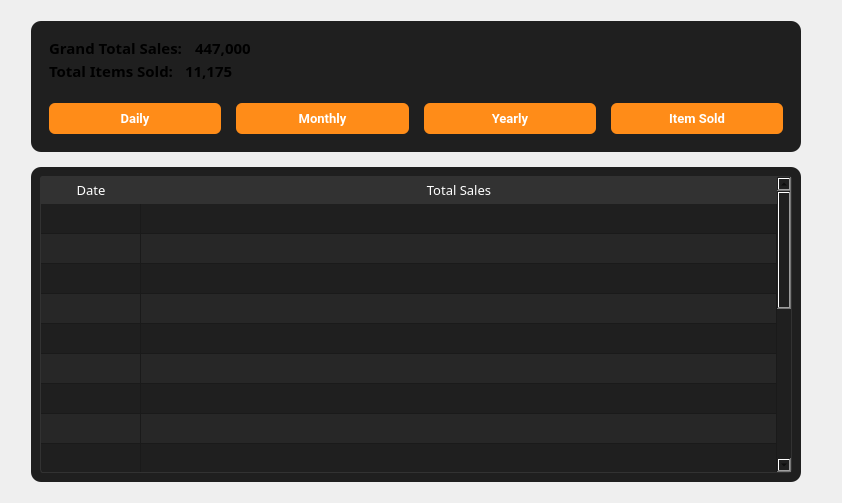
         <widget class="QWidget" name="sales_report">
          <layout class="QGridLayout" name="gridLayout_3">
           <item row="0" column="0">
            <layout class="QVBoxLayout" name="verticalLayout_9">
             <property name="spacing">
              <number>15</number>
             </property>
             <property name="leftMargin">
              <number>20</number>
             </property>
             <property name="topMargin">
              <number>10</number>
             </property>
             <property name="rightMargin">
              <number>30</number>
             </property>
             <property name="bottomMargin">
              <number>10</number>
             </property>
             <item alignment="Qt::AlignmentFlag::AlignTop">
              <widget class="QWidget" name="widget_27" native="true">
               <property name="minimumSize">
                <size>
                 <width>770</width>
                 <height>131</height>
                </size>
               </property>
               <property name="maximumSize">
                <size>
                 <width>16777215</width>
                 <height>131</height>
                </size>
               </property>
               <property name="styleSheet">
                <string notr="true">background-color: #1F1F1F;
border-radius: 10px;

</string>
               </property>
               <layout class="QVBoxLayout" name="verticalLayout_10">
                <item>
                 <widget class="QWidget" name="widget_29" native="true">
                  <layout class="QVBoxLayout" name="verticalLayout_11">
                   <item>
                    <layout class="QHBoxLayout" name="horizontalLayout_27">
                     <item>
                      <widget class="QLabel" name="label_10">
                       <property name="minimumSize">
                        <size>
                         <width>50</width>
                         <height>0</height>
                        </size>
                       </property>
                       <property name="maximumSize">
                        <size>
                         <width>140</width>
                         <height>16777215</height>
                        </size>
                       </property>
                       <property name="font">
                        <font>
                         <family>Poppins SemiBold</family>
                         <pointsize>11</pointsize>
                         <bold>true</bold>
                        </font>
                       </property>
                       <property name="text">
                        <string>Grand Total Sales: </string>
                       </property>
                      </widget>
                     </item>
                     <item>
                      <widget class="QLabel" name="label_11">
                       <property name="font">
                        <font>
                         <family>Poppins SemiBold</family>
                         <pointsize>11</pointsize>
                         <bold>true</bold>
                        </font>
                       </property>
                       <property name="text">
                        <string>447,000</string>
                       </property>
                      </widget>
                     </item>
                    </layout>
                   </item>
                   <item>
                    <layout class="QHBoxLayout" name="horizontalLayout_28">
                     <item>
                      <widget class="QLabel" name="label_18">
                       <property name="minimumSize">
                        <size>
                         <width>130</width>
                         <height>0</height>
                        </size>
                       </property>
                       <property name="maximumSize">
                        <size>
                         <width>130</width>
                         <height>16777215</height>
                        </size>
                       </property>
                       <property name="font">
                        <font>
                         <family>Poppins SemiBold</family>
                         <pointsize>11</pointsize>
                         <bold>true</bold>
                        </font>
                       </property>
                       <property name="text">
                        <string>Total Items Sold: </string>
                       </property>
                      </widget>
                     </item>
                     <item>
                      <widget class="QLabel" name="label_21">
                       <property name="font">
                        <font>
                         <family>Poppins SemiBold</family>
                         <pointsize>11</pointsize>
                         <bold>true</bold>
                        </font>
                       </property>
                       <property name="text">
                        <string>11,175</string>
                       </property>
                      </widget>
                     </item>
                    </layout>
                   </item>
                  </layout>
                 </widget>
                </item>
                <item>
                 <widget class="QWidget" name="widget_30" native="true">
                  <property name="styleSheet">
                   <string notr="true"/>
                  </property>
                  <layout class="QHBoxLayout" name="horizontalLayout_2">
                   <property name="spacing">
                    <number>15</number>
                   </property>
                   <item>
                    <widget class="QPushButton" name="pushButton_6">
                     <property name="minimumSize">
                      <size>
                       <width>0</width>
                       <height>31</height>
                      </size>
                     </property>
                     <property name="maximumSize">
                      <size>
                       <width>16777215</width>
                       <height>31</height>
                      </size>
                     </property>
                     <property name="font">
                      <font>
                       <family>Roboto</family>
                       <pointsize>10</pointsize>
                       <bold>true</bold>
                      </font>
                     </property>
                     <property name="styleSheet">
                      <string notr="true">QPushButton {
    padding: 6px 14px;
    font-family: &quot;Roboto&quot;, sans-serif;
    border-radius: 6px;
    border: none;
    color: white;
    background: #FF8C18;
    box-shadow: 0px 0.5px 1.5px rgba(54, 122, 246, 0.25), inset 0px 0.8px 0px -0.25px rgba(255, 255, 255, 0.2);
    user-select: none;
    -webkit-user-select: none;
    touch-action: manipulation;
    transition: background-color 0.2s, box-shadow 0.2s; 
}
QPushButton::checked {
    background-color: #B7B7B7;
    box-shadow: 0px 1px 2px rgba(0, 0, 0, 0.5) inset;
	color:black;
}
QPushButton:hover {
    background-color: #FFA54E; 
}</string>
                     </property>
                     <property name="text">
                      <string>Daily</string>
                     </property>
                     <property name="checkable">
                      <bool>true</bool>
                     </property>
                     <property name="autoExclusive">
                      <bool>true</bool>
                     </property>
                    </widget>
                   </item>
                   <item>
                    <widget class="QPushButton" name="pushButton_7">
                     <property name="minimumSize">
                      <size>
                       <width>0</width>
                       <height>31</height>
                      </size>
                     </property>
                     <property name="maximumSize">
                      <size>
                       <width>16777215</width>
                       <height>31</height>
                      </size>
                     </property>
                     <property name="font">
                      <font>
                       <family>Roboto</family>
                       <pointsize>10</pointsize>
                       <bold>true</bold>
                      </font>
                     </property>
                     <property name="styleSheet">
                      <string notr="true">QPushButton {
    padding: 6px 14px;
    font-family: &quot;Roboto&quot;, sans-serif;
    border-radius: 6px;
    border: none;
    color: white;
    background: #FF8C18;
    box-shadow: 0px 0.5px 1.5px rgba(54, 122, 246, 0.25), inset 0px 0.8px 0px -0.25px rgba(255, 255, 255, 0.2);
    user-select: none;
    -webkit-user-select: none;
    touch-action: manipulation;
    transition: background-color 0.2s, box-shadow 0.2s; 
}
QPushButton::checked {
    background-color: #B7B7B7;
    box-shadow: 0px 1px 2px rgba(0, 0, 0, 0.5) inset;
	color:black;
}
QPushButton:hover {
    background-color: #FFA54E; 
}</string>
                     </property>
                     <property name="text">
                      <string>Monthly</string>
                     </property>
                     <property name="checkable">
                      <bool>true</bool>
                     </property>
                     <property name="autoExclusive">
                      <bool>true</bool>
                     </property>
                    </widget>
                   </item>
                   <item>
                    <widget class="QPushButton" name="pushButton_8">
                     <property name="minimumSize">
                      <size>
                       <width>0</width>
                       <height>31</height>
                      </size>
                     </property>
                     <property name="maximumSize">
                      <size>
                       <width>16777215</width>
                       <height>31</height>
                      </size>
                     </property>
                     <property name="font">
                      <font>
                       <family>Roboto</family>
                       <pointsize>10</pointsize>
                       <bold>true</bold>
                      </font>
                     </property>
                     <property name="styleSheet">
                      <string notr="true">QPushButton {
    padding: 6px 14px;
    font-family: &quot;Roboto&quot;, sans-serif;
    border-radius: 6px;
    border: none;
    color: white;
    background: #FF8C18;
    box-shadow: 0px 0.5px 1.5px rgba(54, 122, 246, 0.25), inset 0px 0.8px 0px -0.25px rgba(255, 255, 255, 0.2);
    user-select: none;
    -webkit-user-select: none;
    touch-action: manipulation;
    transition: background-color 0.2s, box-shadow 0.2s; 
}
QPushButton::checked {
    background-color: #B7B7B7;
    box-shadow: 0px 1px 2px rgba(0, 0, 0, 0.5) inset;
	color:black;
}
QPushButton:hover {
    background-color: #FFA54E; 
}</string>
                     </property>
                     <property name="text">
                      <string>Yearly</string>
                     </property>
                     <property name="checkable">
                      <bool>true</bool>
                     </property>
                     <property name="autoExclusive">
                      <bool>true</bool>
                     </property>
                    </widget>
                   </item>
                   <item>
                    <widget class="QPushButton" name="pushButton_9">
                     <property name="minimumSize">
                      <size>
                       <width>0</width>
                       <height>31</height>
                      </size>
                     </property>
                     <property name="maximumSize">
                      <size>
                       <width>16777215</width>
                       <height>31</height>
                      </size>
                     </property>
                     <property name="font">
                      <font>
                       <family>Roboto</family>
                       <pointsize>10</pointsize>
                       <bold>true</bold>
                      </font>
                     </property>
                     <property name="styleSheet">
                      <string notr="true">QPushButton {
    padding: 6px 14px;
    font-family: &quot;Roboto&quot;, sans-serif;
    border-radius: 6px;
    border: none;
    color: white;
    background: #FF8C18;
    box-shadow: 0px 0.5px 1.5px rgba(54, 122, 246, 0.25), inset 0px 0.8px 0px -0.25px rgba(255, 255, 255, 0.2);
    user-select: none;
    -webkit-user-select: none;
    touch-action: manipulation;
    transition: background-color 0.2s, box-shadow 0.2s; 
}
QPushButton::checked {
    background-color: #B7B7B7;
    box-shadow: 0px 1px 2px rgba(0, 0, 0, 0.5) inset;
	color:black;
}
QPushButton:hover {
    background-color: #FFA54E; 
}</string>
                     </property>
                     <property name="text">
                      <string>Item Sold</string>
                     </property>
                     <property name="checkable">
                      <bool>true</bool>
                     </property>
                     <property name="autoExclusive">
                      <bool>true</bool>
                     </property>
                    </widget>
                   </item>
                  </layout>
                 </widget>
                </item>
               </layout>
              </widget>
             </item>
             <item>
              <widget class="QWidget" name="widget_28" native="true">
               <property name="sizePolicy">
                <sizepolicy hsizetype="Expanding" vsizetype="Expanding">
                 <horstretch>0</horstretch>
                 <verstretch>0</verstretch>
                </sizepolicy>
               </property>
               <property name="minimumSize">
                <size>
                 <width>701</width>
                 <height>315</height>
                </size>
               </property>
               <property name="maximumSize">
                <size>
                 <width>16777215</width>
                 <height>16777215</height>
                </size>
               </property>
               <property name="styleSheet">
                <string notr="true">QWidget{
	background-color: #1F1F1F;
	border-radius: 10px;
}

</string>
               </property>
               <layout class="QGridLayout" name="gridLayout_4">
                <property name="leftMargin">
                 <number>9</number>
                </property>
                <item row="0" column="0">
                 <widget class="QTableWidget" name="tableWidget_2">
                  <property name="sizePolicy">
                   <sizepolicy hsizetype="Expanding" vsizetype="Expanding">
                    <horstretch>50</horstretch>
                    <verstretch>0</verstretch>
                   </sizepolicy>
                  </property>
                  <property name="styleSheet">
                   <string notr="true">QTableWidget {
    background-color: #1F1F1F;
    border-radius: 3px;
    border: 1px solid rgb(50, 50, 50);
}

QTableWidget::section {
    border: none;
    border-bottom: 1px solid #d0c6ff;
    text-align: center; 
    padding: 3px 5px;
}

QHeaderView::section {
    background-color: rgb(50, 50, 50);
    color: white;
    border: none;
    border-bottom: 1px solid rgb(50, 50, 50);
    text-align: center; 
    padding: 2px 4px;
}

QTableView::item {
    color: white;
    padding: 5px;
    text-align: center; 
}

QTableView::item:alternate {
    background-color: #272727; 
}

QScrollBar:vertical {
    border: none;
    background: #3B3B3B;
    width: 10px;
    margin: 0px 0px 0px 0px;
}

QScrollBar::handle:vertical {
    background-color: #606060;
    min-height: 20px;
    border-radius: 5px;
}

QScrollBar::add-line:vertical,
QScrollBar::sub-line:vertical {
    border: none;
    background: none;
}

QScrollBar::add-page:vertical,
QScrollBar::sub-page:vertical {
    background: none;
}

QScrollBar:hover {
    opacity: 0.7;
}
</string>
                  </property>
                  <property name="alternatingRowColors">
                   <bool>true</bool>
                  </property>
                  <property name="sortingEnabled">
                   <bool>false</bool>
                  </property>
                  <attribute name="horizontalHeaderCascadingSectionResizes">
                   <bool>true</bool>
                  </attribute>
                  <attribute name="horizontalHeaderMinimumSectionSize">
                   <number>50</number>
                  </attribute>
                  <attribute name="horizontalHeaderStretchLastSection">
                   <bool>true</bool>
                  </attribute>
                  <attribute name="verticalHeaderVisible">
                   <bool>false</bool>
                  </attribute>
                  <row>
                   <property name="text">
                    <string/>
                   </property>
                  </row>
                  <row>
                   <property name="text">
                    <string/>
                   </property>
                  </row>
                  <row>
                   <property name="text">
                    <string/>
                   </property>
                  </row>
                  <row>
                   <property name="text">
                    <string/>
                   </property>
                  </row>
                  <row>
                   <property name="text">
                    <string/>
                   </property>
                  </row>
                  <row>
                   <property name="text">
                    <string/>
                   </property>
                  </row>
                  <row>
                   <property name="text">
                    <string/>
                   </property>
                  </row>
                  <row>
                   <property name="text">
                    <string/>
                   </property>
                  </row>
                  <row>
                   <property name="text">
                    <string/>
                   </property>
                  </row>
                  <row>
                   <property name="text">
                    <string/>
                   </property>
                  </row>
                  <row>
                   <property name="text">
                    <string/>
                   </property>
                  </row>
                  <row>
                   <property name="text">
                    <string/>
                   </property>
                  </row>
                  <row>
                   <property name="text">
                    <string/>
                   </property>
                  </row>
                  <row>
                   <property name="text">
                    <string/>
                   </property>
                  </row>
                  <row>
                   <property name="text">
                    <string/>
                   </property>
                  </row>
                  <row>
                   <property name="text">
                    <string/>
                   </property>
                  </row>
                  <row>
                   <property name="text">
                    <string/>
                   </property>
                  </row>
                  <row>
                   <property name="text">
                    <string/>
                   </property>
                  </row>
                  <column>
                   <property name="text">
                    <string>Date</string>
                   </property>
                   <property name="font">
                    <font>
                     <family>Poppins SemiBold</family>
                     <pointsize>10</pointsize>
                     <bold>false</bold>
                    </font>
                   </property>
                  </column>
                  <column>
                   <property name="text">
                    <string>Total Sales</string>
                   </property>
                   <property name="font">
                    <font>
                     <family>Poppins SemiBold</family>
                     <pointsize>10</pointsize>
                     <bold>false</bold>
                    </font>
                   </property>
                  </column>
                  <item row="6" column="1">
                   <property name="textAlignment">
                    <set>AlignCenter</set>
                   </property>
                  </item>
                 </widget>
                </item>
               </layout>
              </widget>
             </item>
            </layout>
           </item>
          </layout>
         </widget>
